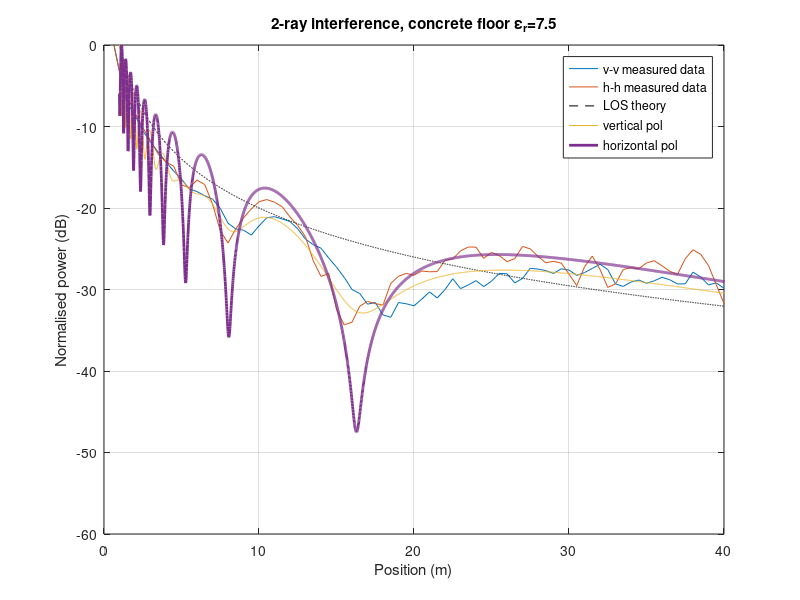

Recreate this plot in MATLAB.
clear
clc

% measured data v-v
measured_data_v = [
    0	9.3	9.44
    0.5	6.22	6.32
    1	1.72	1.79
    1.5	-2.16	-2.1
    2	-3.66	-3.57
    2.5	-5.54	-5.47
    3	-6.96	-6.88
    3.5	-8.24	-8.05
    4	-9.42	-9.26
    4.5	-10.54	-10.41
    5	-11.5	-11.4
    5.5	-12.74	-12.58
    6	-13.03	-12.94
    6.5	-13.59	-13.39
    7	-13.97	-13.84
    7.5	-15.1	-14.99
    8	-16.98	-16.74
    8.5	-17.6	-17.53
    9	-17.78	-17.66
    9.5	-18.37	-18.27
    10	-17.26	-17.13
    10.5	-16.24	-16.15
    11	-16.09	-16.04
    11.5	-16.4	-16.3
    12	-16.7	-16.62
    12.5	-17.64	-17.48
    13	-18.92	-18.7
    13.5	-19.6	-19.4
    14	-20.04	-19.82
    14.5	-21.2	-21.09
    15	-22.36	-22.15
    15.5	-23.63	-23.41
    16	-25.19	-24.82
    16.5	-25.62	-25.37
    17	-26.84	-26.76
    17.5	-26.74	-26.44
    18	-28.24	-27.99
    18.5	-28.68	-28.15
    19	-26.7	-26.5
    19.5	-26.84	-26.66
    20	-27.06	-26.94
    20.5	-26.28	-26.09
    21	-25.4	-25.19
    21.5	-26.12	-25.95
    22	-25.14	-24.89
    22.5	-23.81	-23.55
    23	-24.94	-24.84
    23.5	-24.53	-24.35
    24	-23.97	-23.85
    24.5	-24.71	-24.58
    25	-23.98	-23.97
    25.5	-23.08	-22.98
    26	-23.17	-22.96
    26.5	-24.36	-24.02
    27	-23.81	-23.48
    27.5	-22.55	-22.26
    28	-22.6	-22.39
    28.5	-22.8	-22.56
    29	-23.13	-22.93
    29.5	-22.63	-22.29
    30	-22.74	-22.49
    30.5	-23.82	-22.72
    31	-23.01	-22.84
    31.5	-22.5	-22.33
    32	-21.96	-21.83
    32.5	-22.78	-22.32
    33	-24.5	-24.13
    33.5	-24.81	-24.43
    34	-24.2	-23.97
    34.5	-24.04	-23.63
    35	-24.43	-24.04
    35.5	-23.98	-23.88
    36	-23.65	-23.36
    36.5	-23.88	-23.73
    37	-24.44	-24.19
    37.5	-24.41	-24.19
    38	-22.81	-22.94
    38.5	-23.61	-23.33
    39	-24.49	-24.38
    39.5	-24.24	-24.13
    40	-25.05	-24.66
    ];

% convert cm into m
distance_v = measured_data_v(:,1);

power_average_v = (measured_data_v(:,2) + measured_data_v(:,3))./2-5;


% measured data h_h
measured_data_h  = [
    0	9.34	9.36
    0.5	6.34	6.36
    1	1.65	1.71
    1.5	-1.39	-1.25
    2	-3.39	-3.33
    2.5	-5.19	-5.07
    3	-6.78	-6.65
    3.5	-8.43	-8.36
    4	-9.4	-9.31
    4.5	-9.91	-9.85
    5	-12.28	-12.06
    5.5	-12.54	-12.47
    6	-11.6	-11.55
    6.5	-12.17	-12.08
    7	-14.54	-14.47
    7.5	-17.85	-17.74
    8	-19.32	-19.28
    8.5	-17.64	-17.49
    9	-16.28	-16.14
    9.5	-15.15	-15.09
    10	-14.3	-14.16
    10.5	-14.03	-13.9
    11	-14.34	-14.23
    11.5	-14.9	-14.8
    12	-16.13	-16.07
    12.5	-17.22	-17.08
    13	-18.57	-18.48
    13.5	-21.7	-21.25
    14	-23.78	-23.01
    14.5	-23.23	-22.81
    15	-27.53	-27.37
    15.5	-29.58	-29.1
    16	-29.15	-28.88
    16.5	-27.17	-26.94
    17	-26.71	-26.2
    17.5	-26.88	-26.59
    18	-27.03	-26.78
    18.5	-24.43	-24.08
    19	-23.45	-23.3
    19.5	-23.2	-22.85
    20	-23.35	-23.15
    20.5	-22.8	-22.66
    21	-23.03	-22.62
    21.5	-22.89	-22.71
    22	-21.38	-21.45
    22.5	-21.28	-21.21
    23	-20.3	-20.23
    23.5	-19.88	-19.7
    24	-19.97	-19.63
    24.5	-21.3	-21.07
    25	-20.51	-20.37
    25.5	-20.9	-20.79
    26	-21.67	-21.48
    26.5	-21.34	-21.08
    27	-19.79	-19.64
    27.5	-20.05	-19.97
    28	-20.97	-20.89
    28.5	-21.78	-21.67
    29	-21.6	-21.48
    29.5	-21.82	-21.71
    30	-23.14	-23.08
    30.5	-24.58	-24.47
    31	-22.28	-22.16
    31.5	-20.98	-20.82
    32	-22.57	-22.48
    32.5	-24.86	-24.62
    33	-24.24	-24.41
    33.5	-22.75	-22.34
    34	-22.39	-22.25
    34.5	-22.5	-22.37
    35	-21.83	-21.67
    35.5	-21.51	-21.42
    36	-22.16	-22.03
    36.5	-22.88	-22.64
    37	-23.2	-23.11
    37.5	-21.27	-21.17
    38	-20.17	-20.08
    38.5	-20.76	-20.63
    39	-22.1	-22.01
    39.5	-24.47	-24.35
    40	-26.78	-26.65
    40.5	-27.98	-27.7
    ];

distance_h  = measured_data_h (:,1);

power_average_h  = (measured_data_h (:,2)+measured_data_h(:,3))./2-5;

figure(1)
plot(distance_v, power_average_v)
title('SBA Power figure')
xlabel('distance m')
ylabel('Power dBm')
hold on
plot(distance_h , power_average_h )
legend('v-v','h-h')
grid on
hold on

%% 2nd of December,  2018

% consolidated 2.45GHz theory & measured data
% for EEE414 propagation assignment


%%%%%%%%%%%%%%%%%%%%%%%%%%%%%%%%%%%%%%%%%%%%%%%%%%%%%%%%%%%%%%%%%%%%%
%% two-ray interference model derived from Sommer  %%
%%%%%%%%%%%%%%%%%%%%%%%%%%%%%%%%%%%%%%%%%%%%%%%%%%%%%%%%%%%%%%%%%%%%%

% height above floor in metres
% this is set for 1metre
% measurmenets were done at 1.03 & 1.09metres
h1 = 1.00;

% wavelength in metres
l = 0.1223673;

% separation distances
dS = [1:0.01:50];

% freespace loss,  equation 1
Lfs = -20*log10( 4*pi*dS/l );

% separation distances,  coarse version
dS_c = [1 1.25 1.5 2 2.5 3 3.5 4:1:50];

% freespace loss,  equation 1,  coarse version
Lfs_c = -20*log10( 4*pi*dS_c/l );

%% relative permittivity of the floor  %%
er = 4.5;

%%%  NORMAL  %%%
% two-ray interference
dref = sqrt( dS.*dS + 4*h1.*h1 );

sinT = 2*h1./dref;

cosT = dS./dref;

phi = 2*pi* ( dS - dref )/l;

% reflection coefficient for normal polarisation
rc_norm_44 = ( sinT - sqrt( er - cosT.*cosT ) ) ./ ( sinT + sqrt( er - cosT.*cosT ) );

% 2-Ray Interfence (TRI) calculation
LtriN_44 = -20*log10( 4*pi*dS/l ./ abs( 1 + rc_norm_44.*exp( i*phi ) ) );



%%%  PARALLEL  %%%
% calculations for horizontal polarisation
dref2 = sqrt( dS.*dS + 4*h1.*h1 );
sinT2 = 2*h1./dref2;
cosT2 = dS./dref2;
phi2 = 2*pi* ( dS - dref2 )/l;

% reflection coefficient for parallel polarisation
rc_para_44 = ( -er*sinT2 + sqrt( er - cosT2.*cosT2 ) ) ./ ( er*sinT2 + sqrt( er - cosT2.*cosT2 ) );
%% is the first - sign wrong?
%%  %% was:  rc_para_44 = ( -er*sinT2 + sqrt( er - cosT2.*cosT2 ) ) ./ ( er*sinT2 + sqrt( er - cosT2.*cosT2 ) );

% 2-Ray Interfence (TRI) calculation
LtriP_44 = -20*log10( 4*pi*dS/l ./ abs( 1 - rc_para_44.*exp( i*phi2 ) ) );
%% negated the reflection coefficient


%% relative permittivity of the floor  %%
er = 7.5;

%%%  NORMAL  %%%
% two-ray interference
dref = sqrt( dS.*dS + 4*h1.*h1 );

sinT = 2*h1./dref;

cosT = dS./dref;

phi = 2*pi* ( dS - dref )/l;

% reflection coefficient for normal polarisation
rc_norm_75 = ( sinT - sqrt( er - cosT.*cosT ) ) ./ ( sinT + sqrt( er - cosT.*cosT ) );

% 2-Ray Interfence (TRI) calculation
LtriN_75 = -20*log10( 4*pi*dS/l ./ abs( 1 + rc_norm_75.*exp( i*phi ) ) );

%%%  PARALLEL  %%%
% calculations for horizontal polarisation
dref2 = sqrt( dS.*dS + 4*h1.*h1 );
sinT2 = 2*h1./dref2;
cosT2 = dS./dref2;
phi2 = 2*pi* ( dS - dref2 )/l;

% reflection coefficient for parallel polarisation
rc_para_75 = ( -er*sinT2 + sqrt( er - cosT2.*cosT2 ) ) ./ ( er*sinT2 + sqrt( er - cosT2.*cosT2 ) );
%% %% was:  rc_para_75 = ( -er*sinT2 + sqrt( er - cosT2.*cosT2 ) ) ./ ( er*sinT2 + sqrt( er - cosT2.*cosT2 ) );

% 2-Ray Interfence (TRI) calculation
LtriP_75 = -20*log10( 4*pi*dS/l ./ abs( 1 - rc_para_75.*exp( i*phi2 ) ) );


%%%%%%%%%%%%%%%%%%%%%%%%%%%%%%%%%%%%%%%%%%%%%%%%%%%%%%%%%%%%%%%%%%%%%
%%  PEC  %%
%%%%%%%%%%%%%%%%%%%%%%%%%%%%%%%%%%%%%%%%%%%%%%%%%%%%%%%%%%%%%%%%%%%%%

% TRI calculation using reflection coefficient 1 for horizontal polarisation incident on PEC floor
LtriPEC_P = -20*log10( 4*pi*dS/l ./ abs( 1 +1.*exp( i*phi2 ) ) );

LtriPEC_N = -20*log10( 4*pi*dS/l ./ abs( 1 -1.*exp( i*phi2 ) ) );

plot(dS,Lfs-max(Lfs),'k--',dS,LtriP_75-max(LtriP_75),dS,LtriN_75-max(LtriN_75),'LineWidth',2)
% plot(dS,Lfs-max(Lfs),'k--',dS,LtriP_44-max(LtriP_44),dS,LtriN_44-max(LtriN_44),'LineWidth',2)
xlabel('Position (m)')
ylabel('Normalised power (dB)')
legend('v-v measured data','h-h measured data','LOS theory','vertical pol','horizontal pol')  % ,'total')
title('2-ray interference, concrete floor \epsilon_r=7.5')
grid on
axis([0 40 -60 0])


